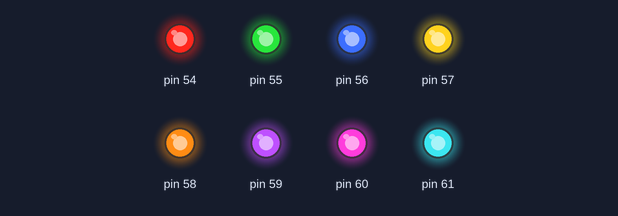
Bench run of a sketch on a simulated Arduino Mega 2560, built with avr-gcc and run on an emulated ATmega2560. Shown: output pins drawn as LEDs (lit = HIGH).

Above: at 0.1 s.
Timing chart, 0 to 1.6 s (numbered marks = the images above):
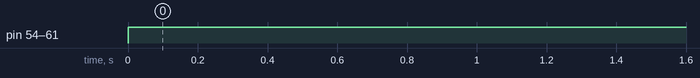

Measured:
- by itself, pin 54–61: LOW → HIGH at 0.00 s

The sketch:

sketch.ino
```cpp
void setup() {
  // put your setup code here, to run once:
  volatile char *ddr_f=(char*)0x30;
  *ddr_f=0xff;
}

void loop() {
  // put your main code here, to run repeatedly:
  volatile char *port_f=(char*)0x31;
  *port_f=255;
}
```
